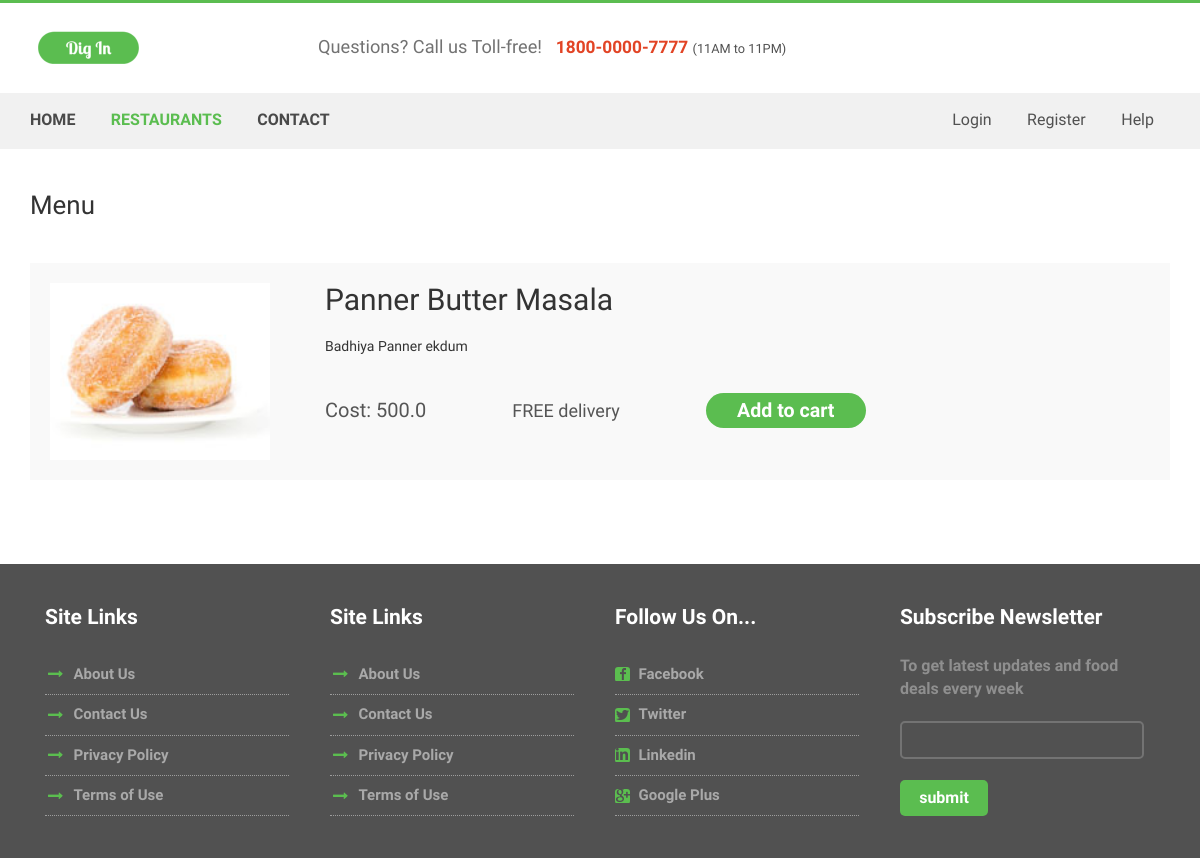
/menu?restaurant_id=5, run on an earlier commit of the app's database.
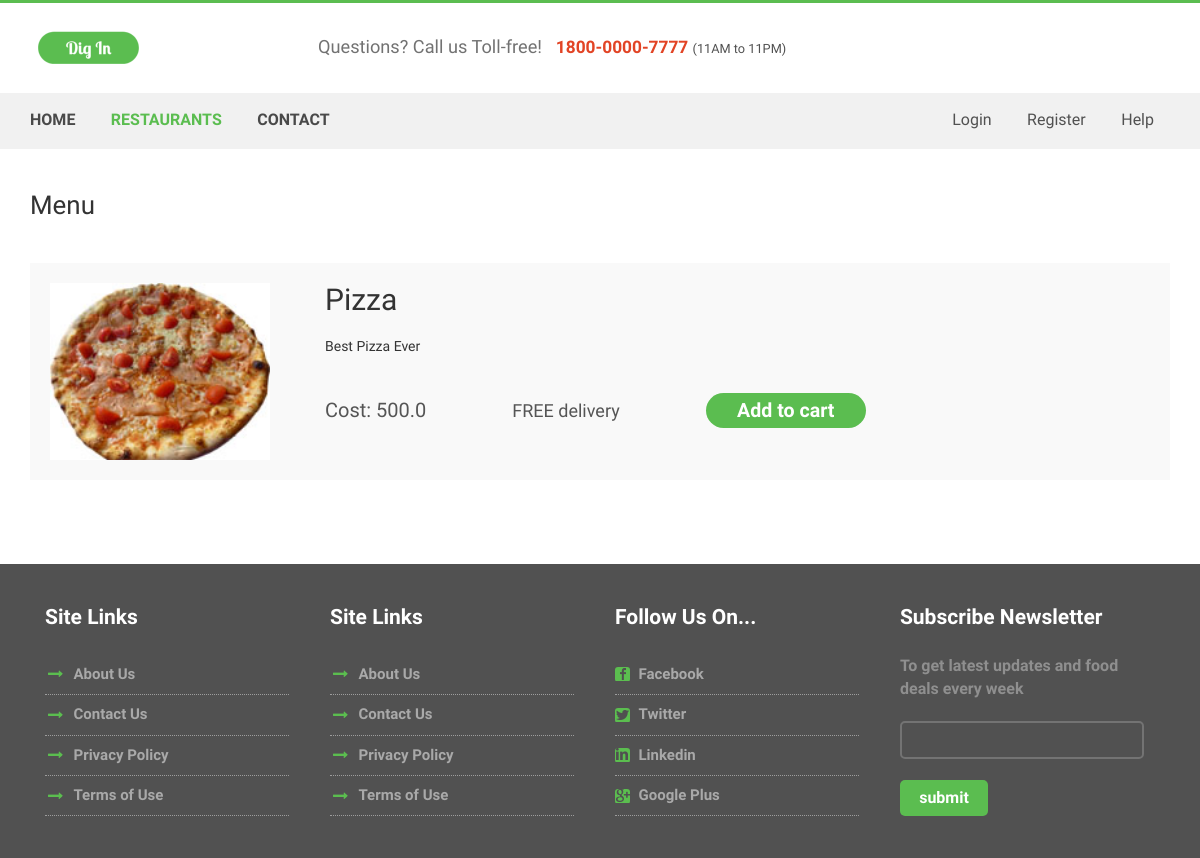
And on a later commit of the database.
### tables this page shows
CREATE TABLE "product" (
	`id`	INTEGER NOT NULL PRIMARY KEY AUTOINCREMENT UNIQUE,
	`name`	TEXT NOT NULL,
	`description`	TEXT NOT NULL,
	`price`	REAL NOT NULL,
	`type`	TEXT,
	`picture`	TEXT,
	`restaurant_id`	INTEGER,
	FOREIGN KEY(`restaurant_id`) REFERENCES `restaurant`(`id`) ON DELETE SET NULL
);

### routes.py (the view)
@app.route('/menu', methods=['GET', 'POST'])
def menu():
    if 'username' in session:
        logged_in = True
    else:
        logged_in = False
    restaurant_id = request.args.get('restaurant_id')
    menu = dbHandler.get_menu(restaurant_id)
    return render_template('menu.html',menu=menu,logged_in=logged_in)

### models.py (called while the page is built)
def get_menu(restaurant_id):
    con = sql.connect("digin.db")
    con.row_factory = sql.Row
    t=(restaurant_id,)
    sqlQuery = "select * from product where restaurant_id= ?"
    cur = con.cursor()
    cur.execute(sqlQuery,t)
    rows = cur.fetchall()
    return  rows

### templates/menu.html (shortened to what this page needs)
<!DOCTYPE html>
<html>
<head>
<link href="../static/css/bootstrap.css" rel='stylesheet' type='text/css' />
<link href="../static/css/style.css" rel="stylesheet" type="text/css" media="all" />
<link href="../static/css/animate.css" rel='stylesheet' type='text/css' />
</head>
<body>
	<div class="header">
		<div class="container">
			<div class="top-header">
				<div class="logo">
					<a href="{{ url_for('index') }}"><img src="../static/images/logo.png" class="img-responsive" alt="" /></a>
				</div>
				<div class="queries">
					<p>Questions? Call us Toll-free!<span>1800-0000-7777 </span><label>(11AM to 11PM)</label></p>
				</div>
				<div class="clearfix"></div>
			</div>
		</div>
			<div class="menu-bar">
			<div class="container">
				<div class="top-menu">
					<ul>
						<li><a href="{{ url_for('index') }}">Home </a></li>
						<li class="active"><a href="{{ url_for('restaurants') }}">Restaurants</a></li>
						<li><a href="{{ url_for('contact') }}">contact</a></li>
					</ul>
				</div>
				<div class="login-section">
					<ul>
						{% if not logged_in %}
						<li><a href="{{ url_for('login') }}">Login</a>  </li>
						<li><a href="{{ url_for('register') }}">Register</a> </li>
						{% endif %}
						<li><a href="#">Help</a></li>
					</ul>
				</div>
				<div class="clearfix"></div>
			</div>
		</div>
				</div>
<div class="cart-items">
	<div class="container">
			 <h1>Menu</h1>
			 {% for item in menu %}
			 <div class="cart-header">
				 <div class="cart-sec simpleCart_shelfItem">
						<div class="cart-item cyc">
							 <img src={{url_for('static', filename=item[5])}} class="img-responsive" alt="">
						</div>
					   <div class="cart-item-info">
						<h2>{{item[1]}}</h2><br/><p>{{item[2]}}</p>
						<br><br>
						<form id="{{item[0]}}" action="/add_to_cart" method="post">
						<ul class="qty">
							<li><p style="font-size:20px">Cost: {{item[3]}}</p></li>
 						<li><p style="font-size:18px">FREE delivery</p></li>
							<li><a class="morebtn hvr-rectangle-in" href="#" onclick='document.getElementById("{{item[0]}}").submit();'>Add to cart</a></li>
						</ul>
						</form>
					   </div>
					   <div class="clearfix"></div>
				  </div>
			 </div>
			 {% endfor %}
		 </div>
		 </div>
	<div class="contact-section" id="contact">
			<div class="container">
				<div class="contact-section-grids">
					<div class="col-md-3 contact-section-grid wow fadeInLeft" data-wow-delay="0.4 s">
						<h4>Site Links</h4>
						<ul>
							<li><i class="point"></i></li>
							<li class="data"><a href="#">About Us</a></li>
						</ul>
						<ul>
							<li><i class="point"></i></li>
							<li class="data"><a href="#">Contact Us</a></li>
						</ul>
						<ul>
							<li><i class="point"></i></li>
							<li class="data"><a href="#">Privacy Policy</a></li>
						</ul>
						<ul>
							<li><i class="point"></i></li>
							<li class="data"><a href="#">Terms of Use</a></li>
						</ul>
					</div>
					<div class="col-md-3 contact-section-grid wow fadeInLeft" data-wow-delay="0.4s">
						<h4>Site Links</h4>
						<ul>
							<li><i class="point"></i></li>
							<li class="data"><a href="#">About Us</a></li>
						</ul>
						<ul>
							<li><i class="point"></i></li>
							<li class="data"><a href="#">Contact Us</a></li>
						</ul>
						<ul>
							<li><i class="point"></i></li>
							<li class="data"><a href="#">Privacy Policy</a></li>
						</ul>
						<ul>
							<li><i class="point"></i></li>
							<li class="data"><a href="#">Terms of Use</a></li>
						</ul>
					</div>
					<div class="col-md-3 contact-section-grid wow fadeInRight" data-wow-delay="0.4s">
						<h4>Follow Us On...</h4>
						<ul>
							<li><i class="fb"></i></li>
							<li class="data"> <a href="#">  Facebook</a></li>
						</ul>
						<ul>
							<li><i class="tw"></i></li>
							<li class="data"> <a href="#">Twitter</a></li>
						</ul>
						<ul>
							<li><i class="in"></i></li>
							<li class="data"><a href="#"> Linkedin</a></li>
						</ul>
						<ul>
							<li><i class="gp"></i></li>
							<li class="data"><a href="#">Google Plus</a></li>
						</ul>
					</div>
					<div class="col-md-3 contact-section-grid nth-grid wow fadeInRight" data-wow-delay="0.4s">
						<h4>Subscribe Newsletter</h4>
						<p>To get latest updates and food deals every week</p>
						<input type="text" class="text" value="" onfocus="this.value = '';" onblur="if (this.value == '') {this.value = '';}">
						<input type="submit" value="submit">
						</div>
					<div class="clearfix"></div>
				</div>
			</div>
		</div>
</body>
</html>

### static/css/style.css (style rules this page uses)
body { padding:0; margin:0; font-family: 'Source Sans Pro', sans-serif; }
body a { transition:0.5s all; -webkit-transition:0.5s all; -moz-transition:0.5s all; -o-transition:0.5s all; -ms-transition:0.5s all; }
input[type="button"],input[type="submit"] { transition:0.5s all; -webkit-transition:0.5s all; -moz-transition:0.5s all; -o-transition:0.5s all; -ms-transition:0.5s all; }
h1,h2,h3,h4,h5,h6 { margin:0; }
p { margin:0; }
ul { margin:0; padding:0; }
label { margin:0; }
.header { border-top: 3px solid #5BBD50; }
.top-header { padding:2em 0; }
.logo { float:left; }
.queries { float:left; margin-left:15%; }
.queries p { color:#727272; font-size:1.3em; font-weight:300; margin-top: 3px; }
.queries p span { color:#E24425; margin-left:0.8em; font-weight:700; font-size:0.95em; }
.queries p label { font-size:0.7em; color:#515151; font-weight:500; }
.top-menu { float:left; color:#D9D9D9; }
.login-section { float:right; color:#D9D9D9; }
.top-menu ul li { display:inline-block; margin: 0 16px; }
.top-menu ul li:first-child { margin-left: 0; }
.top-menu ul li a { text-decoration:none; margin:0.5em 0; display:block; color: #494949; font-size:16px; font-weight:700; text-transform:uppercase; }
.top-menu ul li.active a { color:#5BBD50; }
.login-section ul li { display:inline-block; margin: 0 16px; }
.login-section ul li a { margin:0.5em 0; display:block; color: #515151; font-size:16px; font-weight:500; }
.menu-bar { background:#F1F1F1; padding:0.6em 0; }
.nth-grid { margin-right:0; }
.contact-section { padding:3em 0; background:#515151; }
.contact-section-grid h4 { color:#FFFFFF; font-size:1.5em; font-weight:700; font-family: 'Lobster Two', cursive; margin-bottom:1.2em; }
.contact-section-grid ul li { display:inline-block; }
.contact-section-grid ul { border-bottom:1px dotted #9D9D9D; }
.contact-section-grid ul li i.point { width:20px; height:15px; background: url("../images/img-sprite.png") no-repeat -260px -46px; display: inline-block; vertical-align: middle; margin-right:5px; }
.contact-section-grid ul li i.fb { width:15px; height:15px; background: url("../images/img-sprite.png") no-repeat -280px -46px; display: inline-block; vertical-align: middle; margin-right:5px; border-radius: 3px; }
.contact-section-grid ul li i.tw { width:15px; height:15px; background: url("../images/img-sprite.png") no-repeat -295px -46px; display: inline-block; vertical-align: middle; margin-right:5px; border-radius: 3px; }
.contact-section-grid ul li i.in { width:15px; height:15px; background: url("../images/img-sprite.png") no-repeat -310px -46px; display: inline-block; vertical-align: middle; margin-right:5px; border-radius: 3px; }
.contact-section-grid ul li i.gp { width:15px; height:15px; background: url("../images/img-sprite.png") no-repeat -325px -46px; display: inline-block; vertical-align: middle; margin-right:5px; border-radius: 3px; }
.contact-section-grid ul li.data { color:#A9A9A9; font-weight:600; font-size:15px; margin:0.6em 0; }
.contact-section-grid ul li a { color:#A9A9A9; }
.contact-section-grid { width: 24%; margin-right: 1%; }
.contact-section-grid p { color:#8F8F8F; font-weight:600; font-size:16px; }
.contact-section-grid input.text { border: 2px solid #737373; outline: none; border-radius: 5px; background:#515151; padding:0.5em; width:100%; margin:1.5em 0; color:#fff; }
.contact-section-grid input[type="submit"] { outline: none; border:none; background:#5BBD50; color:#fff; font-size:16px; font-weight:700; padding:0.4em 1.2em; border-radius:5px; }
.cart-items { padding: 3em 0; }
.cart-items h1 { font-size: 1.85em; margin-bottom:1.7em; }
.cart-item { width: 20%; float: left; margin-right: 5%; }
.cart-item img { width: 100%; }
.cart-item-info { width: 75%; float: left; }
ul.qty { padding: 0; margin: 0; list-style: none; }
ul.qty li { display: inline-block; margin-right: 10%; }
ul.qty li p { font-size: 0.8125em; color: #555; }
.cart-sec { margin-bottom: 3em; background-color: #F9F9F9; padding: 20px; }
.cart-header,.cart-header2,.cart-header3 { position: relative; }
a.morebtn { border: none; outline: none; padding: 0.3em 1.6em; color: #fff; background: #5BBD50; font-size: 1.4em; font-weight: 700; font-family: 'Lobster Two', cursive; border-radius: 20px; -webkit-border-radius: 20px; -moz-border-radius: 20px; -o-border-radius: 20px; text-decoration:none; }

What changed in the data, as far as the page shows it:
removed product: picture (picture), name "Panner Butter Masala", description "Badhiya Panner ekdum", price "500.0"
added product: picture (picture), name "Pizza", description "Best Pizza Ever", price "500.0"
